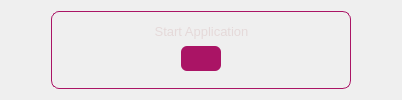
               <widget class="QWidget" name="Start_StackedWidgetPage1">
                <layout class="QHBoxLayout" name="horizontalLayout_9">
                 <item>
                  <spacer name="horizontalSpacer">
                   <property name="orientation">
                    <enum>Qt::Horizontal</enum>
                   </property>
                   <property name="sizeHint" stdset="0">
                    <size>
                     <width>40</width>
                     <height>20</height>
                    </size>
                   </property>
                  </spacer>
                 </item>
                 <item>
                  <widget class="QFrame" name="Start_Button_Frame">
                   <property name="minimumSize">
                    <size>
                     <width>300</width>
                     <height>70</height>
                    </size>
                   </property>
                   <property name="maximumSize">
                    <size>
                     <width>400</width>
                     <height>80</height>
                    </size>
                   </property>
                   <property name="styleSheet">
                    <string notr="true">#Start_Button_Frame{
    border: 1px solid #AA1465;
    border-radius: 8px; 

}



#Start_Button_Frame QPushButton:hover{
	background-color:rgb(190, 50, 125) ;
}
#Start_Button_Frame QPushButton{
	background-color:rgb(170, 20, 101);
text-align:center;
padding:2px 10px;
	border-top-left-radius:6px;
	border-top-right-radius:6px;	
	border-bottom-left-radius:6px;
	border-bottom-right-radius:6px;

}

</string>
                   </property>
                   <property name="frameShape">
                    <enum>QFrame::StyledPanel</enum>
                   </property>
                   <property name="frameShadow">
                    <enum>QFrame::Raised</enum>
                   </property>
                   <widget class="QLabel" name="Start_Text_Label">
                    <property name="geometry">
                     <rect>
                      <x>10</x>
                      <y>5</y>
                      <width>281</width>
                      <height>31</height>
                     </rect>
                    </property>
                    <property name="font">
                     <font>
                      <pointsize>10</pointsize>
                      <bold>false</bold>
                     </font>
                    </property>
                    <property name="styleSheet">
                     <string notr="true">
	color:#E5D9D9;
</string>
                    </property>
                    <property name="text">
                     <string>Start Application</string>
                    </property>
                    <property name="alignment">
                     <set>Qt::AlignCenter</set>
                    </property>
                   </widget>
                   <widget class="QPushButton" name="Start_Button">
                    <property name="geometry">
                     <rect>
                      <x>130</x>
                      <y>35</y>
                      <width>40</width>
                      <height>25</height>
                     </rect>
                    </property>
                    <property name="minimumSize">
                     <size>
                      <width>40</width>
                      <height>20</height>
                     </size>
                    </property>
                    <property name="maximumSize">
                     <size>
                      <width>40</width>
                      <height>16777215</height>
                     </size>
                    </property>
                    <property name="styleSheet">
                     <string notr="true"/>
                    </property>
                    <property name="text">
                     <string/>
                    </property>
                    <property name="icon">
                     <iconset resource="Resources.qrc">
                      <normaloff>:/icons/Icons2/power.svg</normaloff>:/icons/Icons2/power.svg</iconset>
                    </property>
                    <property name="checkable">
                     <bool>true</bool>
                    </property>
                    <property name="autoExclusive">
                     <bool>true</bool>
                    </property>
                   </widget>
                  </widget>
                 </item>
                 <item>
                  <spacer name="horizontalSpacer_2">
                   <property name="orientation">
                    <enum>Qt::Horizontal</enum>
                   </property>
                   <property name="sizeHint" stdset="0">
                    <size>
                     <width>40</width>
                     <height>20</height>
                    </size>
                   </property>
                  </spacer>
                 </item>
                </layout>
               </widget>
